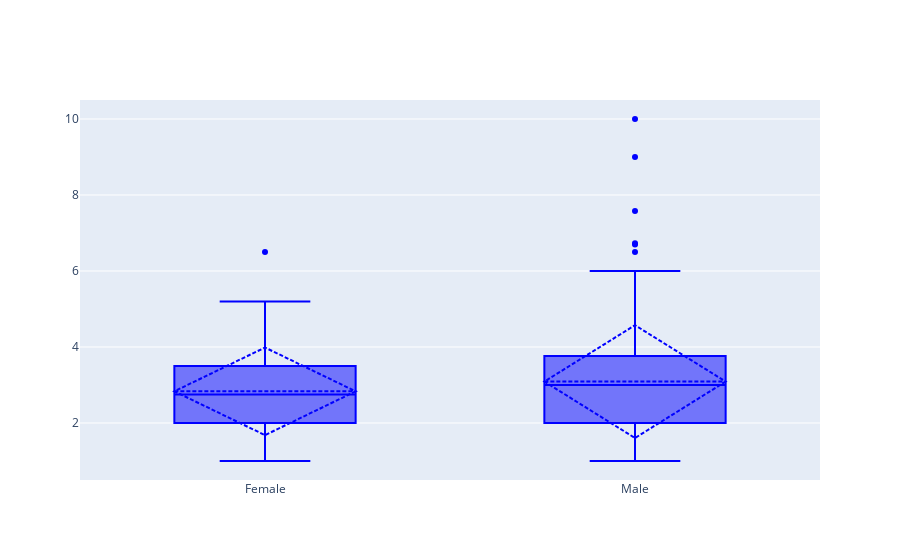

Here is the notebook cell this chart was saved with:
### Code cell
# Step 5: Create a customized box plot with mean and standard deviation
customized_box_plot = go.Figure()
customized_box_plot.add_trace(go.Box(
    x=df_tips.sex, y=df_tips.tip, marker_color='blue',
    boxmean='sd'
))
customized_box_plot

### Figure 1 — Plotly figure (JSON) as saved in the notebook; plotly's stock layout.template omitted (floating-point values rounded to 4 significant figures; data arrays with more than 128 entries replaced by an {"elided": "..."} marker saying what was removed)
{"data": [{"boxmean": "sd", "marker": {"color": "blue"}, "type": "box", "x": {"elided": "244 str values"}, "y": {"elided": "244 float values"}}], "layout": {}}
